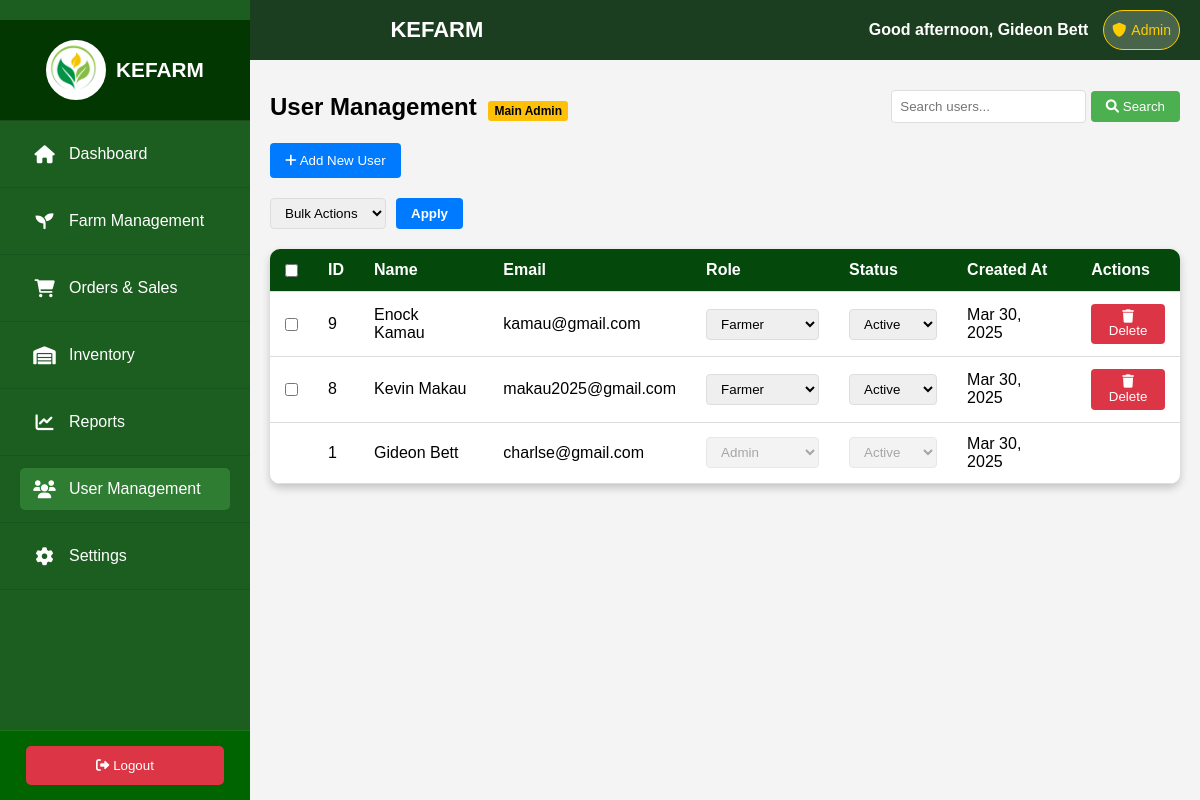
/Dashboard/users.php (signed in), run on an earlier commit of the app's database.
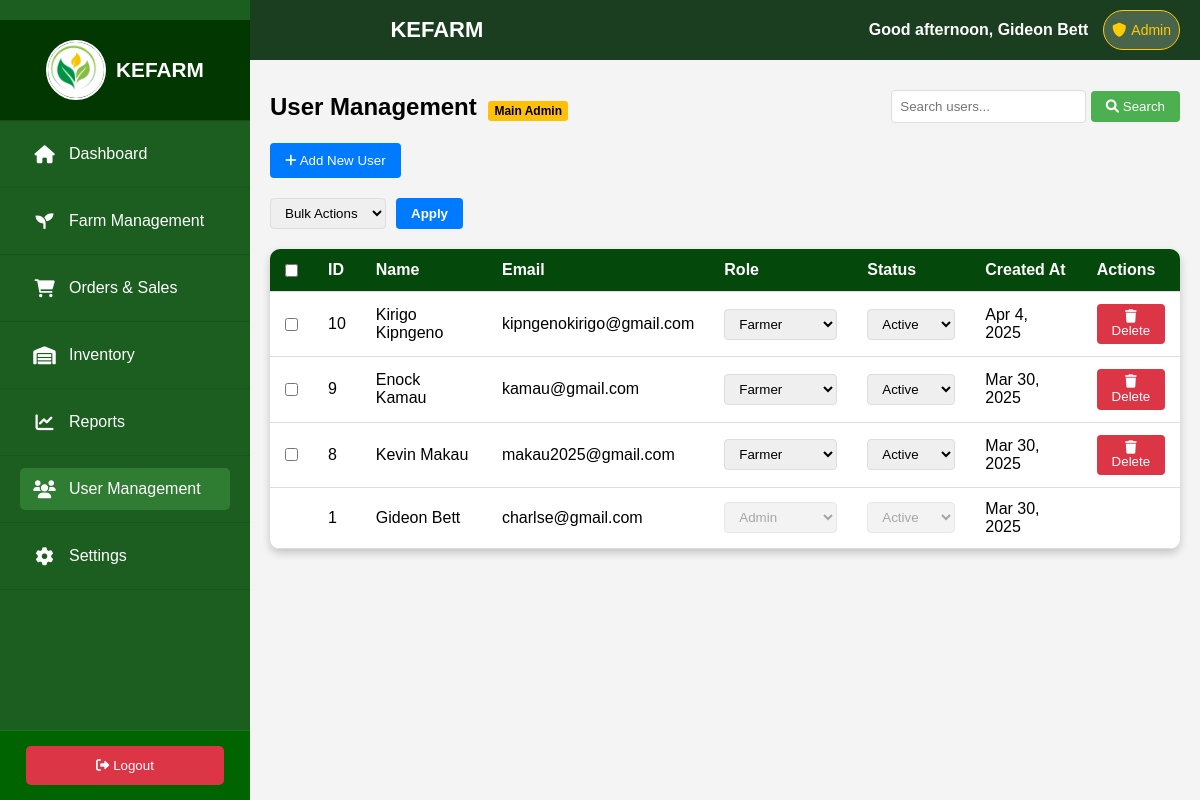
And on a later commit of the database.
### tables this page shows
CREATE TABLE `users` (
  `id` int(11) NOT NULL,
  `name` varchar(255) NOT NULL,
  `email` varchar(255) NOT NULL,
  `password` varchar(255) NOT NULL,
  `created_at` timestamp NOT NULL DEFAULT CURRENT_TIMESTAMP,
  `role` enum('Admin','Manager','Farmer','Staff') NOT NULL DEFAULT 'Farmer',
  `status` enum('Active','Inactive') NOT NULL DEFAULT 'Active',
  `updated_at` timestamp NOT NULL DEFAULT CURRENT_TIMESTAMP ON UPDATE CURRENT_TIMESTAMP
);

### Dashboard/users.php (the view, shortened to what this page needs)
<?php
include '../db_connect.php';
$current_page = 'users.php';
include 'includes/sidebar.php';
include 'includes/header.php';
$is_super_admin = false;
$first_admin_query = $conn->query("SELECT id FROM users ORDER BY id ASC LIMIT 1");
if ($first_admin_query->num_rows > 0) {
    $first_admin = $first_admin_query->fetch_assoc();
    $is_super_admin = ($_SESSION["user_id"] == $first_admin['id']);
}
$per_page = 10;
$page = isset($_GET['page']) ? (int)$_GET['page'] : 1;
$offset = ($page - 1) * $per_page;
$search = isset($_GET['search']) ? $conn->real_escape_string($_GET['search']) : '';
$search_condition = $search ? "WHERE name LIKE '%$search%' OR email LIKE '%$search%'" : '';
$result = $conn->query("SELECT id, name, email, role, status, created_at FROM users $search_condition ORDER BY created_at DESC LIMIT $per_page OFFSET $offset");
?>
<!DOCTYPE html>
<html lang="en">
<head>
    <link rel="stylesheet" href="https://cdnjs.cloudflare.com/ajax/libs/font-awesome/6.0.0/css/all.min.css">
    <link rel="stylesheet" href="styles.css">
</head>
<body>
<div class="container">
    <div class="user-management-header">
        <h2>User Management <?= $is_super_admin ? '<span class="super-admin-badge">Main Admin</span>' : '' ?></h2>
        <div class="search-box">
            <form method="GET" action="users.php">
                <input type="text" name="search" placeholder="Search users..." value="<?= htmlspecialchars($search) ?>">
                <button type="submit"><i class="fas fa-search"></i> Search</button>
            </form>
        </div>
    </div>
    <button onclick="openAddUserModal()" class="add-user-btn"><i class="fas fa-plus"></i> Add New User</button>
    <form method="POST" action="users.php">
        <div class="bulk-actions">
            <select name="bulk_action">
                <option value="">Bulk Actions</option>
            </select>
            <button type="submit" class="btn btn-primary">Apply</button>
        </div>
        <table>
            <thead>
                <tr>
                    <th><input type="checkbox" id="select-all"></th>
                    <th>ID</th>
                    <th>Name</th>
                    <th>Email</th>
                    <th>Role</th>
                    <th>Status</th>
                    <th>Created At</th>
                    <th>Actions</th>
                </tr>
            </thead>
            <tbody>
                <?php while ($row = $result->fetch_assoc()):
                    $is_current_user = ($row['id'] == $_SESSION['user_id']);
                    $is_admin_role = ($row['role'] === 'Admin' || $row['role'] === 'Main Admin');
                ?>
                    <tr>
                        <td>
                            <?php if (!$is_current_user && ($is_super_admin || !$is_admin_role)): ?>
                                <input type="checkbox" name="selected_users[]" value="<?= $row['id'] ?>">
                            <?php endif; ?>
                        </td>
                        <td><?= htmlspecialchars($row['id']) ?></td>
                        <td>
                            <?= htmlspecialchars($row['name']) ?>
                        </td>
                        <td><?= htmlspecialchars($row['email']) ?></td>
                        <td>
                            <form method="POST" action="users.php">
                                <select name="role" onchange="this.form.submit()" <?= ($is_current_user || (!$is_super_admin && $is_admin_role)) ? 'disabled' : '' ?>>
                                    <option value="Farmer" <?= ($row['role'] === 'Farmer') ? 'selected' : '' ?>>Farmer</option>
                                    <?php if ($is_super_admin): ?>
                                        <option value="Admin" <?= ($row['role'] === 'Admin') ? 'selected' : '' ?>>Admin</option>
                                    <?php endif; ?>
                                </select>
                            </form>
                        </td>
                        <td>
                            <form method="POST" action="users.php">
                                <select name="status" onchange="this.form.submit()" <?= $is_current_user ? 'disabled' : '' ?>>
                                    <option value="Active" <?= ($row['status'] === 'Active') ? 'selected' : '' ?>>Active</option>
                                </select>
                            </form>
                        </td>
                        <td><?= date('M j, Y', strtotime($row['created_at'])) ?></td>
                        <td>
                            <?php if (!$is_current_user && ($is_super_admin || !$is_admin_role)): ?>
                                <form method="POST" action="users.php" onsubmit="return confirm('Are you sure you want to delete this user?');">
                                    <button type="submit" name="delete_user" class="delete-btn">
                                        <i class="fas fa-trash"></i> Delete
                                    </button>
                                </form>
                            <?php endif; ?>
                        </td>
                    </tr>
                <?php endwhile; ?>
            </tbody>
        </table>
    </form>
</div>
</body>
</html>

### Dashboard/includes/sidebar.php (shortened to what this page needs)
<?php
$protocol = isset($_SERVER['HTTPS']) && $_SERVER['HTTPS'] === 'on' ? "https" : "http";
$base_url = $protocol . "://" . $_SERVER['HTTP_HOST'] . "/KEFARM";
$logo_url = $base_url . "/assets/images/Logo.png";
?>
<div class="sidebar" id="sidebar">
    <div class="sidebar-logo">
        <a href="index.php">
            <img src="<?php echo $logo_url; ?>" alt="KEFARM Logo" onerror="this.onerror=null; this.src='<?php echo $base_url; ?>/assets/images/fallback-logo.png';">
            <span>KEFARM</span>
        </a>
    </div>
    <ul>
    <li><a href="index.php" class="<?= ($current_page == 'index.php') ? 'active' : '' ?>"><i class="fas fa-home"></i> Dashboard</a></li>
    <li><a href="farm_management.php" class="<?= ($current_page == 'farm_management.php') ? 'active' : '' ?>"><i class="fas fa-seedling"></i> Farm Management</a></li>
    <li><a href="orders_sales.php" class="<?= ($current_page == 'orders_sales.php') ? 'active' : '' ?>"><i class="fas fa-shopping-cart"></i> Orders & Sales</a></li>
    <li><a href="inventory.php" class="<?= ($current_page == 'inventory.php') ? 'active' : '' ?>"><i class="fas fa-warehouse"></i> Inventory</a></li>
    <li><a href="reports.php" class="<?= ($current_page == 'reports.php') ? 'active' : '' ?>"><i class="fas fa-chart-line"></i> Reports</a></li>
    <li><a href="users.php" class="<?= ($current_page == 'users.php') ? 'active' : '' ?>"><i class="fas fa-users"></i> User Management</a></li>
    <li><a href="settings.php" class="<?= ($current_page == 'settings.php') ? 'active' : '' ?>"><i class="fas fa-cog"></i> Settings</a></li>
</ul>
    <div class="logout">
        <button class="logout-btn" onclick="window.location.href='../logout.php'">
            <i class="fas fa-sign-out-alt"></i> Logout
        </button>
    </div>
</div>

### Dashboard/includes/header.php (shortened to what this page needs)
<?php
$hour = date("H");
if ($hour < 12) {
    $greeting = "Good morning";
} elseif ($hour < 16) {
    $greeting = "Good afternoon";
} else {
    $greeting = "Good evening";
}
$isAdmin = isset($_SESSION["user_role"]) && $_SESSION["user_role"] === "Admin";
?>
<!DOCTYPE html>
<html lang="en">
<head>
    <link rel="stylesheet" href="https://cdnjs.cloudflare.com/ajax/libs/font-awesome/6.0.0/css/all.min.css">
</head>
<body>
<header class="header">
    <h2>KEFARM</h2>
    <div class="user-info">
        <span class="welcome-message"><?php echo $greeting; ?>, <?php echo htmlspecialchars($_SESSION["user_name"]); ?></span>
        <span class="user-badge <?php echo 'badge-' . strtolower($_SESSION["user_role"] ?? 'guest'); ?>">
            <?php if ($isAdmin): ?>
                <i class="fas fa-shield-alt"></i>
            <?php elseif ($_SESSION["user_role"] === "User"): ?>
                <i class="fas fa-user"></i>
            <?php else: ?>
                <i class="fas fa-user-clock"></i>
            <?php endif; ?>
            <?php echo htmlspecialchars($_SESSION["user_role"] ?? 'Guest'); ?>
        </span>
    </div>
</header>
<main>

### Dashboard/styles.css (style rules this page uses)
:root { --primary-color: #2E7D32; --dark-green: #1B5E20; --text-color: #fff; --bg-color: #F4F4F4; }
* { margin: 0; padding: 0; box-sizing: border-box; font-family: Arial, sans-serif; }
body { background-color: var(--bg-color); }
.sidebar { width: 250px; background: var(--dark-green); color: var(--text-color); position: fixed; height: 100vh; top: 0; left: 0; padding-top: 20px; transition: 0.3s; }
.sidebar ul { list-style: none; padding: 0; }
.sidebar ul li a { display: flex; align-items: center; padding: 12px; text-decoration: none; color: white; }
.sidebar ul li a:hover, .sidebar ul li a.active { background: var(--primary-color); border-radius: 5px; }
header { background: var(--primary-color); padding: 15px; color: var(--text-color); position: fixed; width: 100%; top: 0; left: 0; z-index: 1000; height: 60px; line-height: 30px; font-size: 22px; font-weight: bold; }
table { width: 100%; border-collapse: collapse; background: white; border-radius: 10px; overflow: hidden; box-shadow: 0 4px 8px rgba(0, 0, 0, 0.2); }
th, td { padding: 10px; text-align: left; border-bottom: 1px solid #ddd; }
th { background: var(--dark-green); color: white; }
.btn { background: var(--primary-color); color: white; border: none; padding: 10px 15px; cursor: pointer; transition: 0.3s; }
@media (min-width: 769px) { .sidebar { left: 0; } }
@media (min-width: 769px) { header { width: calc(100% - 250px); left: 250px; } }

### Dashboard/includes/sidebar.php (style rules this page uses)
.sidebar { position: fixed; top: 0; left: 0; width: 260px; height: 100%; background-color: #228B22; color: #fff; transition: left 0.3s; z-index: 1001; display: flex; flex-direction: column; }
.sidebar-logo { padding: 20px; text-align: center; background-color:rgb(2, 55, 2); border-bottom: 1px solid rgba(255,255,255,0.1); }
.sidebar-logo a { display: flex; align-items: center; justify-content: center; text-decoration: none; color: white; }
.sidebar-logo img { display: block; width: 60px; height: 60px; border-radius: 50%; object-fit: cover; border: 2px solid white; background-color: white; }
.sidebar-logo span { font-size: 1.3rem; font-weight: bold; margin-left: 10px; }
.sidebar ul { list-style: none; padding: 0; margin: 0; flex-grow: 1; overflow-y: auto; }
.sidebar ul li { padding: 12px 20px; border-bottom: 1px solid rgba(0,0,0,0.1); }
.sidebar ul li a { color: #fff; text-decoration: none; display: flex; align-items: center; transition: all 0.3s; }
.sidebar ul li a i { width: 25px; text-align: center; margin-right: 12px; font-size: 18px; }
.sidebar ul li a.active { background-color: #32CD32; border-radius: 5px; }
.logout { padding: 15px; background-color: #006400; border-top: 1px solid rgba(255,255,255,0.1); text-align: center; }
.logout-btn { background-color: #dc3545; color: white; border: none; padding: 12px; border-radius: 5px; cursor: pointer; width: 90%; transition: background-color 0.3s; }

### Dashboard/includes/header.php (style rules this page uses)
.header { display: flex; justify-content: space-between; align-items: center; background-color: #1a3e1f; color: white; padding: 10px 20px; position: fixed; top: 0; left: 0; right: 0; width: 100%; z-index: 1000; gap: 15px; }
.header h2 { flex-grow: 1; text-align: center; font-size: 22px; color: #ffffff; margin: 0; }
.user-info { display: flex; align-items: center; gap: 15px; }
.welcome-message { font-size: 16px; white-space: nowrap; overflow: hidden; text-overflow: ellipsis; flex-shrink: 0; }
.user-badge { display: inline-flex; align-items: center; gap: 5px; padding: 4px 8px; border-radius: 20px; font-size: 14px; font-weight: 500; }
.badge-admin { background-color: rgba(255, 255, 255, 0.2); border: 1px solid #ffcc00; color: #ffcc00; }
main { padding-top: 70px; }

What changed in the data, as far as the page shows it:
added users: id "10", name "Kirigo Kipngeno", email "kipngenokirigo@gmail.com", role "Farmer", status "Active", created_at "Apr 4, 2025"
